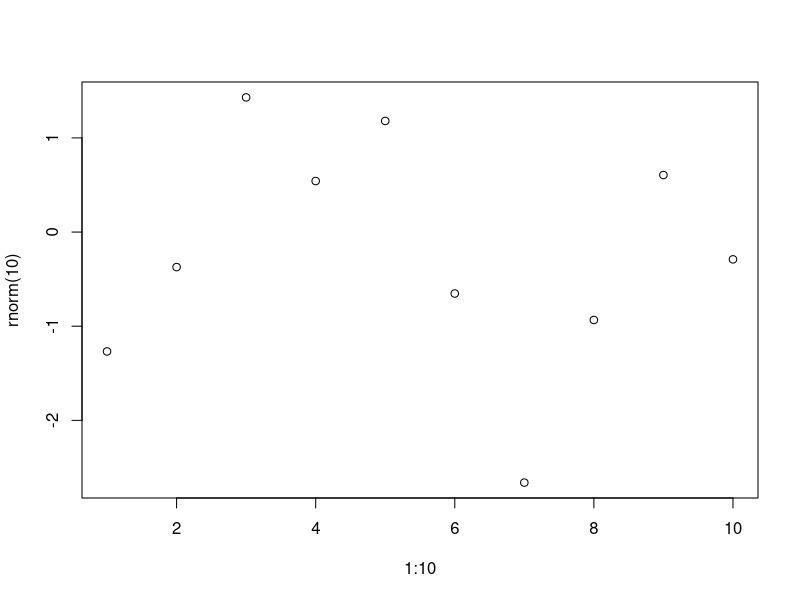
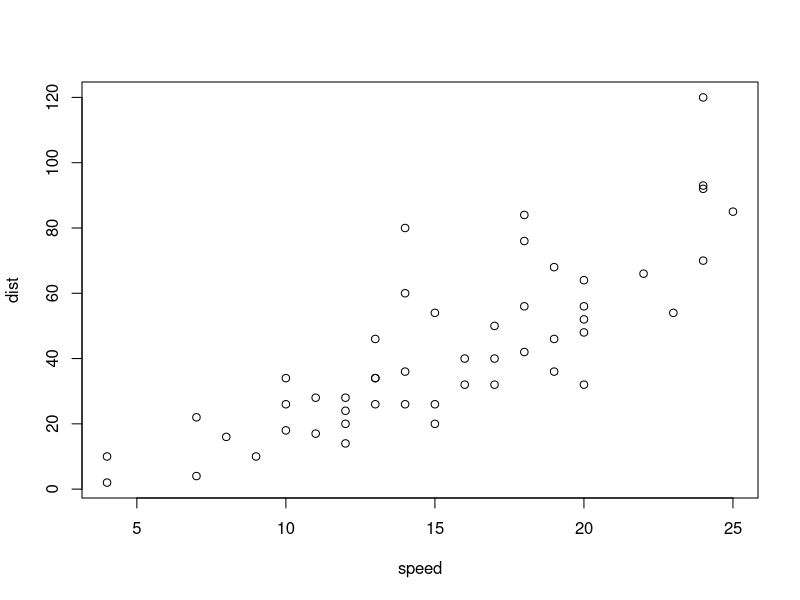
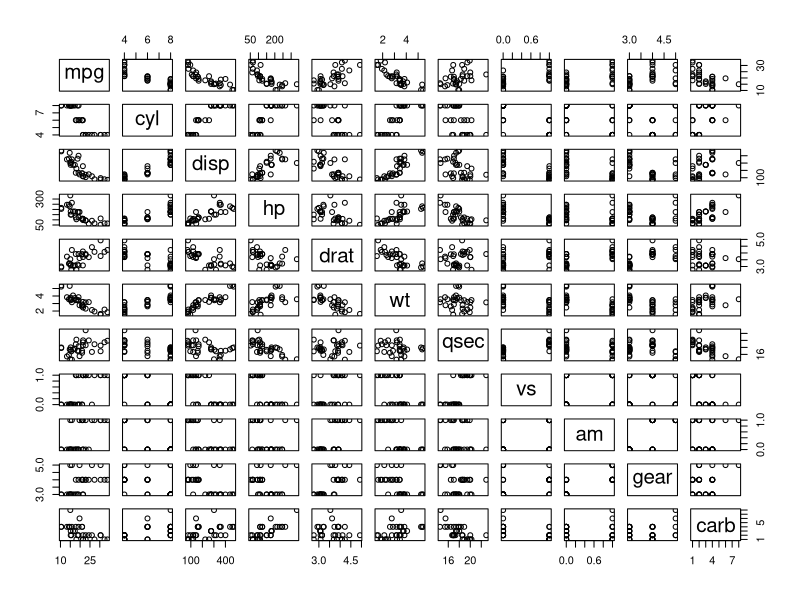
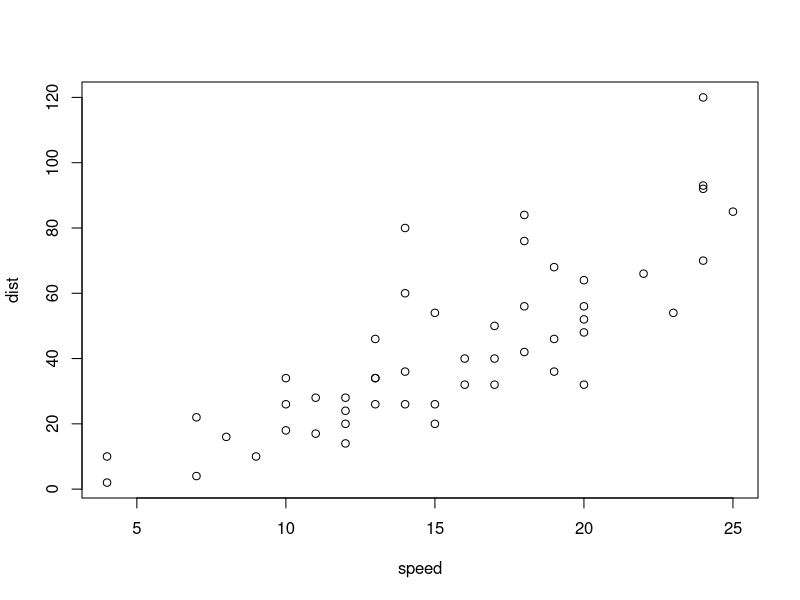
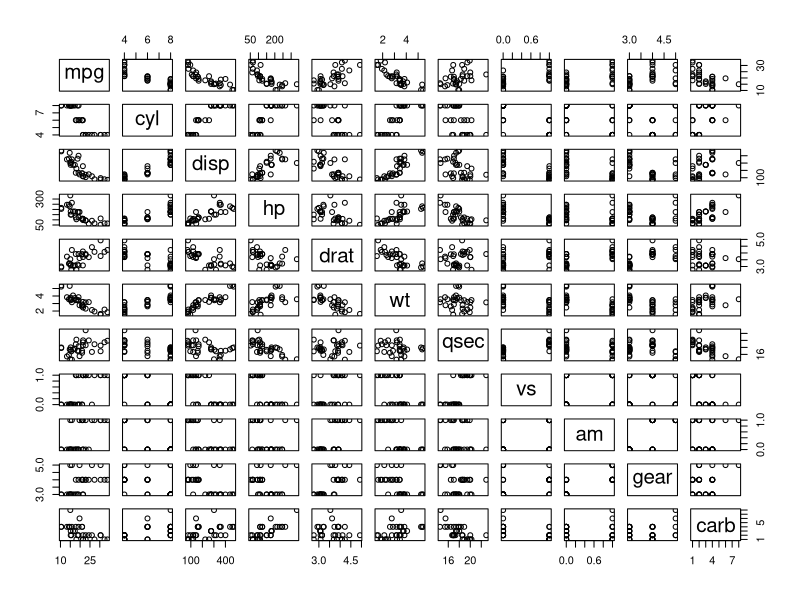
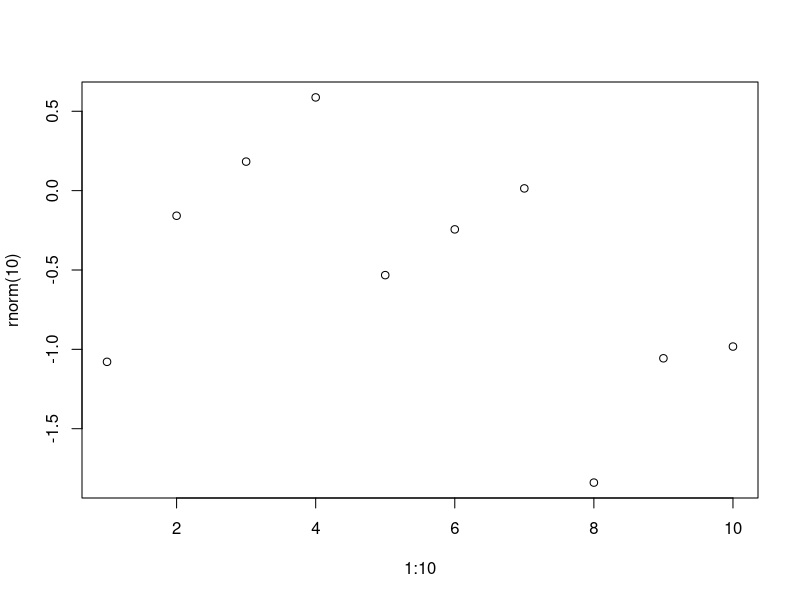

The R script that drew these images, in order:
## ---- chunk 1
#| label: Simple demo R plot 1
#| fig-cap: Simple demo R plot
#| lightbox:
#|   group: r-graph
#|   description: This is 1 to 10 plot
plot(1:10, rnorm(10))
## ---- chunk 2
#| label: Plot about cars data
#| fig-cap: Plot about cars data
#| lightbox:
#|   group: r-graph
#|   description: We see our cars data above
plot(cars)
## ---- chunk 3
#| label: plots
#| fig-cap:
#|   - Caption for first plot
#|   - Caption for second plot
#| lightbox:
#|   group: cars
#|   description:
#|     - This is the decription for first graph
#|     - This is the decription for second graph
plot(mtcars)
plot(cars)
## ---- chunk 4
#| label: mtcars
#| fig-cap: mtcars
#| lightbox: false
plot(mtcars)
## ---- chunk 5
#| label: Simple demo R plot 2
#| fig-cap: Simple demo R plot
#| lightbox:
#|   group: r-graph
#|   description: This is 1 to 10 plot
plot(1:10, rnorm(10))
